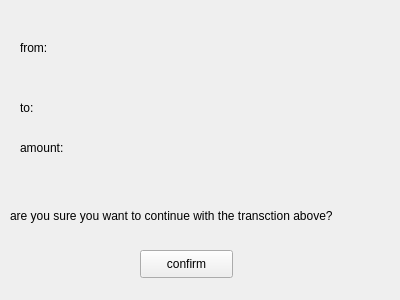
<?xml version="1.0" encoding="UTF-8"?>
<ui version="4.0">
 <class>confirmTranaction</class>
 <widget class="QWidget" name="confirmTranaction">
  <property name="geometry">
   <rect>
    <x>0</x>
    <y>0</y>
    <width>400</width>
    <height>300</height>
   </rect>
  </property>
  <property name="windowTitle">
   <string>Form</string>
  </property>
  <widget class="QLabel" name="from_lbl">
   <property name="geometry">
    <rect>
     <x>20</x>
     <y>40</y>
     <width>371</width>
     <height>16</height>
    </rect>
   </property>
   <property name="text">
    <string>from: </string>
   </property>
  </widget>
  <widget class="QLabel" name="to_lbl">
   <property name="geometry">
    <rect>
     <x>20</x>
     <y>100</y>
     <width>641</width>
     <height>16</height>
    </rect>
   </property>
   <property name="text">
    <string>to: </string>
   </property>
  </widget>
  <widget class="QLabel" name="amount_lbl">
   <property name="geometry">
    <rect>
     <x>20</x>
     <y>140</y>
     <width>331</width>
     <height>16</height>
    </rect>
   </property>
   <property name="text">
    <string>amount: </string>
   </property>
  </widget>
  <widget class="QLabel" name="label_4">
   <property name="geometry">
    <rect>
     <x>10</x>
     <y>180</y>
     <width>361</width>
     <height>71</height>
    </rect>
   </property>
   <property name="text">
    <string>are you sure you want to continue with the transction above?</string>
   </property>
  </widget>
  <widget class="QPushButton" name="confirm_pbn">
   <property name="geometry">
    <rect>
     <x>140</x>
     <y>250</y>
     <width>93</width>
     <height>28</height>
    </rect>
   </property>
   <property name="text">
    <string>confirm</string>
   </property>
  </widget>
 </widget>
 <resources/>
 <connections/>
</ui>
